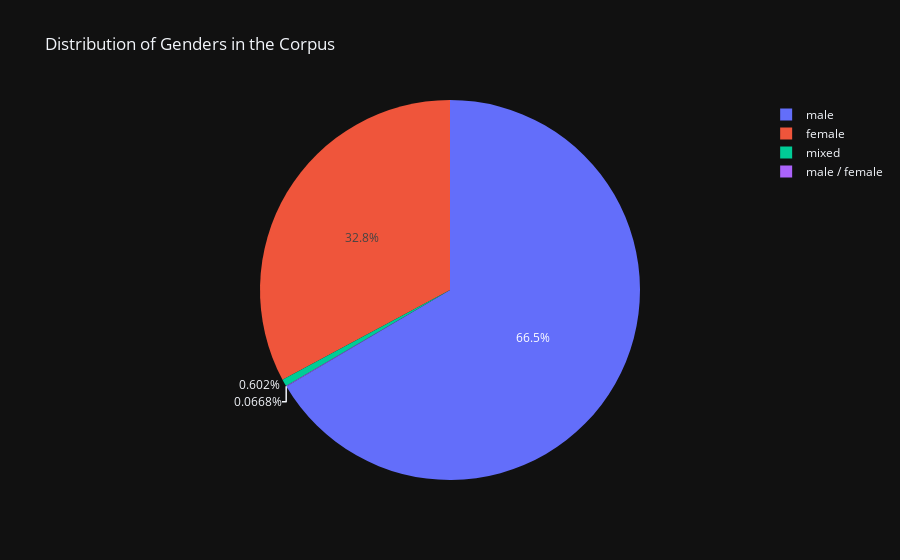

Here is the notebook cell this chart was saved with:
### Code cell
# GENDER
count_gender = roman_df['author-gender'].value_counts(ascending=True).to_frame().rename(columns={"author-gender": "COUNT"})
count_gender.index = count_gender.index.set_names(['GENDER'])
count_gender = count_gender.reset_index()

fig = px.pie(count_gender, values='COUNT', names='GENDER', title='Distribution of Genders in the Corpus')
fig.show()

### Figure 1 — Plotly figure (JSON) as saved in the notebook; plotly's stock layout.template omitted (floating-point values rounded to 4 significant figures)
{"data": [{"domain": {"x": [0.0, 1.0], "y": [0.0, 1.0]}, "hovertemplate": "GENDER=%{label}<br>COUNT=%{value}<extra></extra>", "labels": ["male / female", "mixed", "female", "male"], "legendgroup": "", "name": "", "showlegend": true, "values": [1, 9, 491, 995], "type": "pie"}], "layout": {"legend": {"tracegroupgap": 0}, "title": {"text": "Distribution of Genders in the Corpus"}}}
